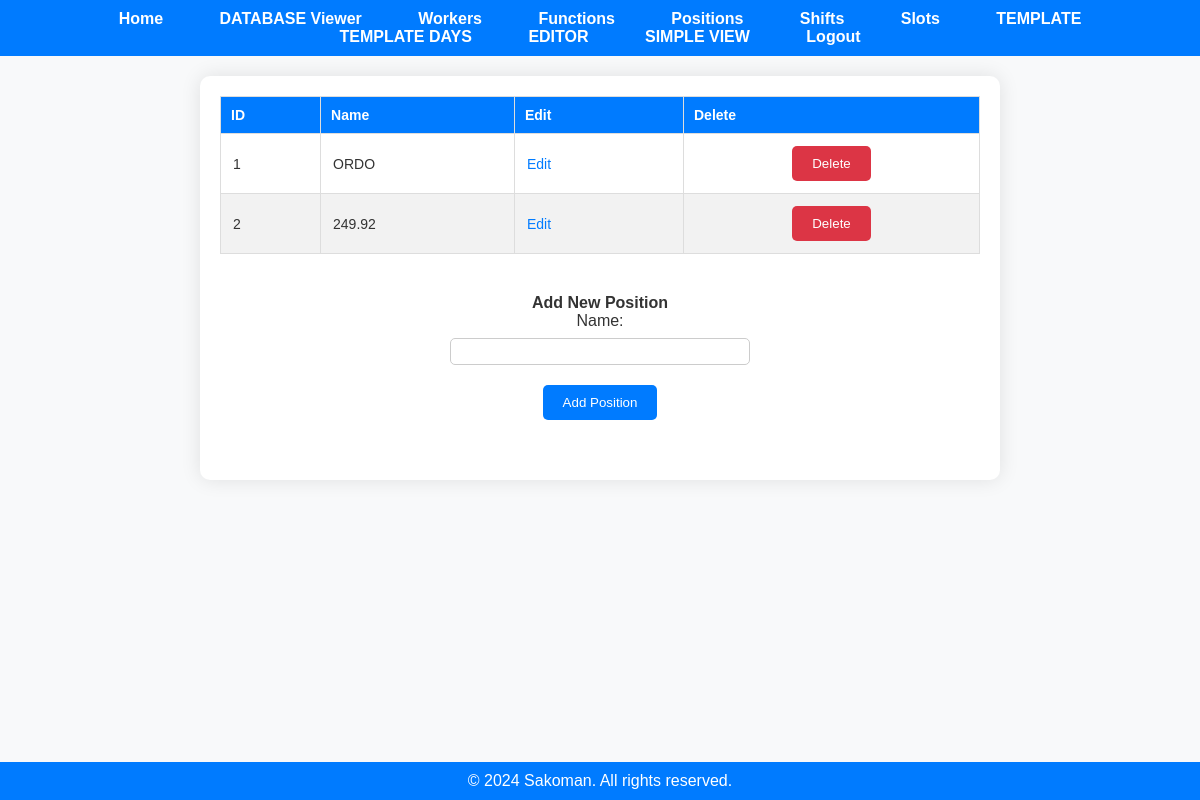
/positions (signed in), run on the app's committed database.
### app.py (models this page shows)
class Position(db.Model):
    position_id = db.Column(db.Integer, primary_key=True)
    user_id = db.Column(db.Integer, nullable=False)
    name = db.Column(db.String(50), nullable=False)

### app.py (the view)
@app.route('/positions')
@employer_required
def display_positions():
    if 'user_id' not in session:
        flash('You must be logged in to view this page.', 'error')
        return redirect(url_for('login'))
    user_id = session['user_id']
    positions = fetch_all(user_id, 'Position')
    return render_template('positions.html', positions=positions)

### app.py (called while the page is built)
@login_manager.user_loader
def load_user(user_id):
    return User.query.get(int(user_id))

def employer_required(func):
    @wraps(func)
    def decorated_function(*args, **kwargs):
        if not current_user.is_authenticated:
            flash('You must be logged in to view this page.', 'error')
            return redirect(url_for('login'))
        if current_user.role != 'employer':
            flash('You do not have permission to view this page.', 'error')
            return redirect('/')
        return func(*args, **kwargs)
    return decorated_function

def fetch_all(user_id, table_name):
    if table_name not in ['Worker', 'Function', 'Position', 'Shift', 'Slot', 'Year_Days', 'Schedule']:
        return None
    table_class = globals()[table_name]
    items = table_class.query.filter_by(user_id=user_id).all()
    return items

### templates/positions.html (shortened to what this page needs)
<!DOCTYPE html>
<html lang="en">
<head>
    <link rel="stylesheet" href="{{ url_for('static', filename='styles.css') }}">
</head>
<body>
    {% include 'navbar.html' %}
    <div class="container">
        <div class="existing-items-section">
            {% if positions %}
                <table class="data-table">
                    <thead>
                        <tr>
                            <th>ID</th>
                            <th>Name</th>
                            <th>Edit</th>
                            <th>Delete</th>
                        </tr>
                    </thead>
                    <tbody>
                        {% for position in positions %}
                            <tr>
                                <td>{{ position.position_id }}</td>
                                <td>{{ position.name }}</td>
                                <td>
                                    <a href="/edit/{{ table_name }}/{{ position.position_id }}" class="action-link">Edit</a>
                                </td>
                                <td>
                                    <form action="/delete/{{ table_name }}/{{ position.position_id }}" method="post">
                                        <button type="submit" class="delete-button">Delete</button>
                                    </form>
                                </td>
                            </tr>
                        {% endfor %}
                    </tbody>
                </table>
            {% else %}
                <p>No positions available.</p>
            {% endif %}
        </div>
        <div class="add-item-section">
            <h2>Add New Position</h2>
            <form action="/add/position" method="post" class="add-form">
                <label for="name">Name:</label>
                <input type="text" id="name" name="name">
                <button type="submit" class="add-button">Add Position</button>
            </form>
        </div>
    </div>
    <div class="footer">
        &copy; 2024 Sakoman. All rights reserved.
    </div>
</body>
</html>

### static/styles.css (style rules this page uses)
* { margin: 0; padding: 0; box-sizing: border-box; }
body { font-family: Arial, sans-serif; background-color: #f8f9fa; color: #333; }
.container { margin: 20px auto; padding: 20px; background-color: #fff; border-radius: 10px; box-shadow: 0 0 20px rgba(0, 0, 0, 0.1); max-width: 800px; }
.container h1, .container h2, .container p { font-size: 16px; text-align: center; }
.container form { display: flex; flex-direction: column; align-items: center; }
.container label { margin-bottom: 8px; }
.container input, .container select { width: 300px; padding: 5px; margin-bottom: 20px; border-radius: 5px; border: 1px solid #ccc; }
.container button, input[type="submit"] { padding: 10px 20px; background-color: #007bff; color: #fff; border: none; border-radius: 5px; cursor: pointer; transition: background-color 0.3s ease, box-shadow 0.3s ease; }
.footer { background-color: #007bff; color: #fff; text-align: center; padding: 10px 0; position: fixed; bottom: 0; left: 0; width: 100%; }
.action-link { color: #007bff; text-decoration: none; margin-right: 10px; transition: color 0.3s ease; }
.add-item-section, .existing-items-section { margin-bottom: 40px; }
table { width: 100%; border-collapse: collapse; margin-bottom: 20px; }
th, td { font-size: 14px; border: 1px solid #ddd; padding: 10px; text-align: left; }
th { background-color: #f2f2f2; }
tr:nth-child(even) { background-color: #f2f2f2; }
table { background-color: #ffffff; overflow-x: auto; }
th { background-color: #007bff; color: #ffffff; }
td { font-size: 14px; padding: 12px; }
.delete-button { background-color: #dc3545 !important; color: #fff !important; padding: 10px 20px !important; border: none !important; border-radius: 5px !important; cursor: pointer !important; }

### data on the page
Position: position_id "1", name "ORDO"
Position: position_id "2", name "249.92"
